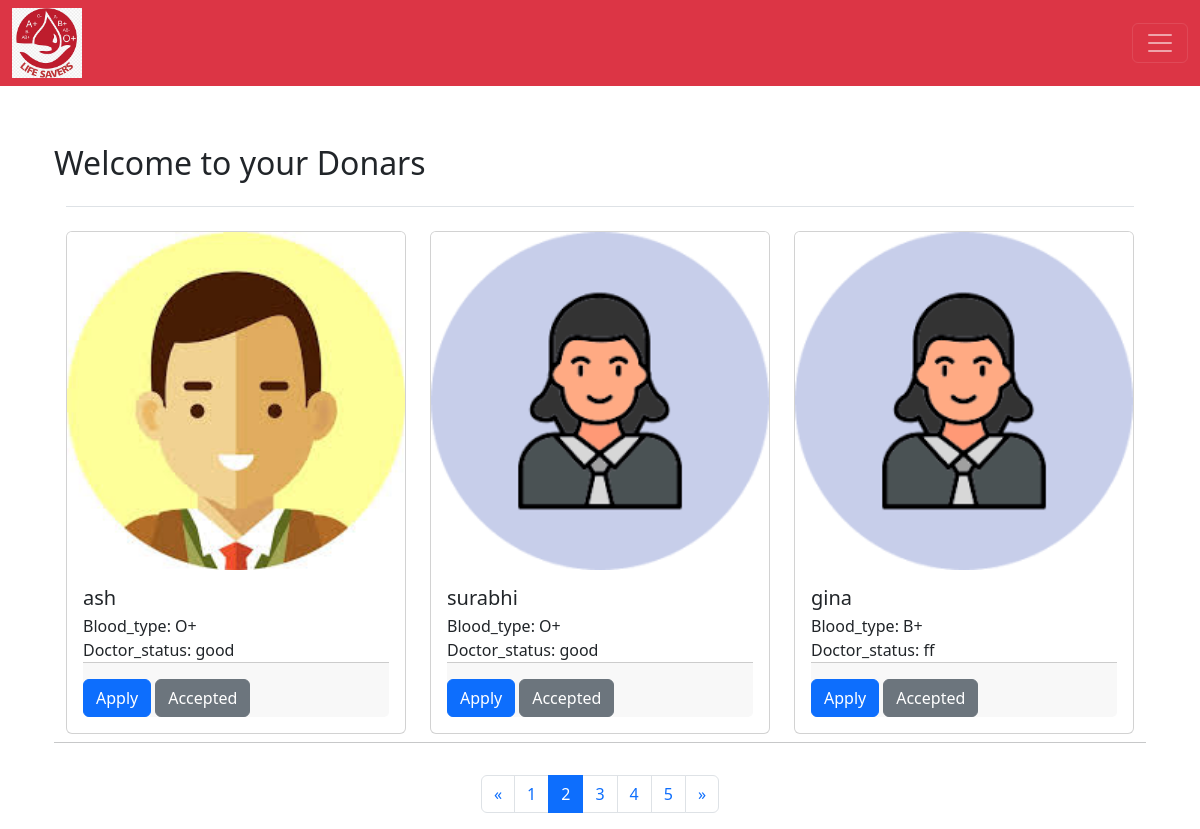
The app's page /u_dashboard/?page=2 (signed in) with its own data.
### bloodapp/models.py (models this page shows)
class Donar(models.Model):
    name= models.CharField(max_length=200, null=True, db_index=True,unique=True)
    image = models.FileField(upload_to="donar_image", null=True, db_index=True)
    nationality= models.CharField(choices=options, max_length=100,null=True)
    phone = models.BigIntegerField(null=True, db_index=True)
    age= models.IntegerField(null=True, db_index=True)
    sex= models.CharField(choices=CATEGORY_CHOICES1,max_length=100,null=True)
    email = models.CharField(max_length=200, null=True, db_index=True)
    address= models.TextField(null=True, db_index=True)
    blood_type= models.CharField(choices=CATEGORY_CHOICES, max_length=10,null=True)
    date_of_donation= models.DateField(null=True)
    donation= models.CharField(choices=type_donation, max_length=100,null=True)
    donar_status= models.CharField(choices=status, max_length=100,null=True)
    volume= models.IntegerField(null=True, db_index=True)
    hemoglobin= models.IntegerField(null=True, db_index=True)
    last_donated_date= models.DateField(null=True)
    wieght=models.IntegerField(null=True, db_index=True)
    medical_history= models.TextField(null=True, db_index=True)
    overall_health= models.CharField(choices=health, max_length=100,null=True)

### userapp/views.py (the view, shortened to what this page needs)
# urls.py: path('dashboard/',views.dashboardd,name='dashboard'),
@patient_access_only()
def dashboardd(request):
    user = request.user
    if user.is_authenticated:
       nam=Patient.objects.filter(username=user)
       patient = nam.get()
       b_type=patient.blood_type
       if b_type=="A+":
                a=b_type
                b="A-"
                c="O+"
                d="O-"
                blood_types = [a, b, c, d]
                nam=Donar.objects.filter(blood_type__in=blood_types)
       elif b_type=="A-":
            a="A-"
            b="O-"
            blood_types = [a, b]
            nam=Donar.objects.filter(blood_type__in=blood_types)
       elif b_type=="B+":
            a="B+"
            b="B-"
            c="O+"
            d="O-"
            blood_types = [a,b,c,d]
            nam=Donar.objects.filter(blood_type__in=blood_types)
       elif b_type=="B-":
            a="B-"
            b="O-"
            blood_types = [a,b]
            nam=Donar.objects.filter(blood_type__in=blood_types)
       elif b_type=="O+":
            a="O+"
            b="O-"
            blood_types = [a,b]
            nam=Donar.objects.filter(blood_type__in=blood_types)
       elif b_type=="O-":
            a="O-"
            blood_types = [a]
            nam=Donar.objects.filter(blood_type__in=blood_types)
       paginator = Paginator(nam, 3)
       page = request.GET.get('page', 1)
       try:
         nam = paginator.page(page)
       except PageNotAnInteger:
         nam = paginator.page(1)
       except EmptyPage:
         nam = paginator.page(paginator.num_pages)
       context={
                'data':nam
                }
    return render(request,"users/u_dashboard.html",context)

### bloodapp/models.py (called while the page is built)
    def __str__(self):
        return str(self.username)

### helper.py (called while the page is built)
def patient_test_function(user):
    if user.user_type=='patient':
        return True
    return False

def patient_access_only():
    def decorator(view):
        @wraps(view)
        def _wrapped_view(request, *args, **kwargs):
            if not request.user.is_authenticated:
                return redirect("user_login")
            if request.user.is_authenticated:
                if not patient_test_function(request.user):
                    return redirect("user_login")
            return view(request, *args, **kwargs)
        return _wrapped_view
    return decorator

### templates/users/u_dashboard.html (shortened to what this page needs)
{% extends "users/base.html" %}
{% load static %}
{% block content %}
<div class="container mt-4 pt-4">
  <div class="dashboard-content">
    <h2>Welcome to your Donars</h2>
  </div>
  <section class="">
    <div class="container">
      <header class="d-sm-flex align-items-center border-bottom mb-3 pb-3 justify-content-between">
      </header>
      <div class="row">
        {% for i in data %}
        <div class="col-lg-4 col-md-6 col-sm-6 d-flex">
          <div class="card w-100 my-2 shadow-2-strong">
            <img src="{{ i.image.url }}" class="card-img-top" onclick="u_data('{{i.id}}')"/>
            <div class="card-body d-flex flex-column">
              <div class="d-flex flex-row">
                <h5 class="mb-1 me-1"> {{i.name}}</h5>
              </div>
              <div class="d-flex flex-row">
                Blood_type: {{ i.blood_type }}
              </div>
              <div class="d-flex flex-row">
                Doctor_status: {{ i.overall_health }}
              </div>
              <div class="card-footer d-flex align-items-end pt-3 px-0 pb-0 mt-auto">
                <a href="#!" class="btn btn-primary shadow-0 me-1" onclick="addtomail('{{i.id}}')">Apply</a>
                {% if i.donar_status %}
                  <span class="btn btn-secondary shadow-0">{{ i.donar_status }}</span>
                {% endif %}
              </div>
            </div>
          </div>
        </div>
        {% endfor %}
        <hr />
        <nav aria-label="Page navigation example" class="d-flex justify-content-center mt-3">
          <ul class="pagination">
              {% if data.has_previous %}
              <li class="page-item">
                  <a class="page-link" href="?page={{ data.previous_page_number }}" aria-label="Previous">
                      <span aria-hidden="true">&laquo;</span>
                  </a>
              </li>
              {% else %}
              <li class="page-item disabled">
                  <a class="page-link" href="#" aria-label="Previous">
                      <span aria-hidden="true">&laquo;</span>
                  </a>
              </li>
              {% endif %}
              {% for page_num in data.paginator.page_range %}
              {% if page_num == data.number %}
              <li class="page-item active"><a class="page-link" href="#">{{ page_num }}</a></li>
              {% else %}
              <li class="page-item"><a class="page-link" href="?page={{ page_num }}">{{ page_num }}</a></li>
              {% endif %}
              {% endfor %}
              {% if data.has_next %}
              <li class="page-item">
                  <a class="page-link" href="?page={{ data.next_page_number }}" aria-label="Next">
                      <span aria-hidden="true">&raquo;</span>
                  </a>
              </li>
              {% else %}
              <li class="page-item disabled">
                  <a class="page-link" href="#" aria-label="Next">
                      <span aria-hidden="true">&raquo;</span>
                  </a>
              </li>
              {% endif %}
          </ul>
      </nav>
      </div>
    </div>
  </section>
{% endblock %}

### records on screen
Donar: image (picture), name "ash", blood_type "O+", overall_health "good", donar_status "Accepted"
Donar: image (picture), name "surabhi", blood_type "O+", overall_health "good", donar_status "Accepted"
Donar: image (picture), name "gina", blood_type "B+", overall_health "ff", donar_status "Accepted"

### other values on screen
{{ page_num }} "1" "3" "4" "5"
{{ page_num }} "2"
